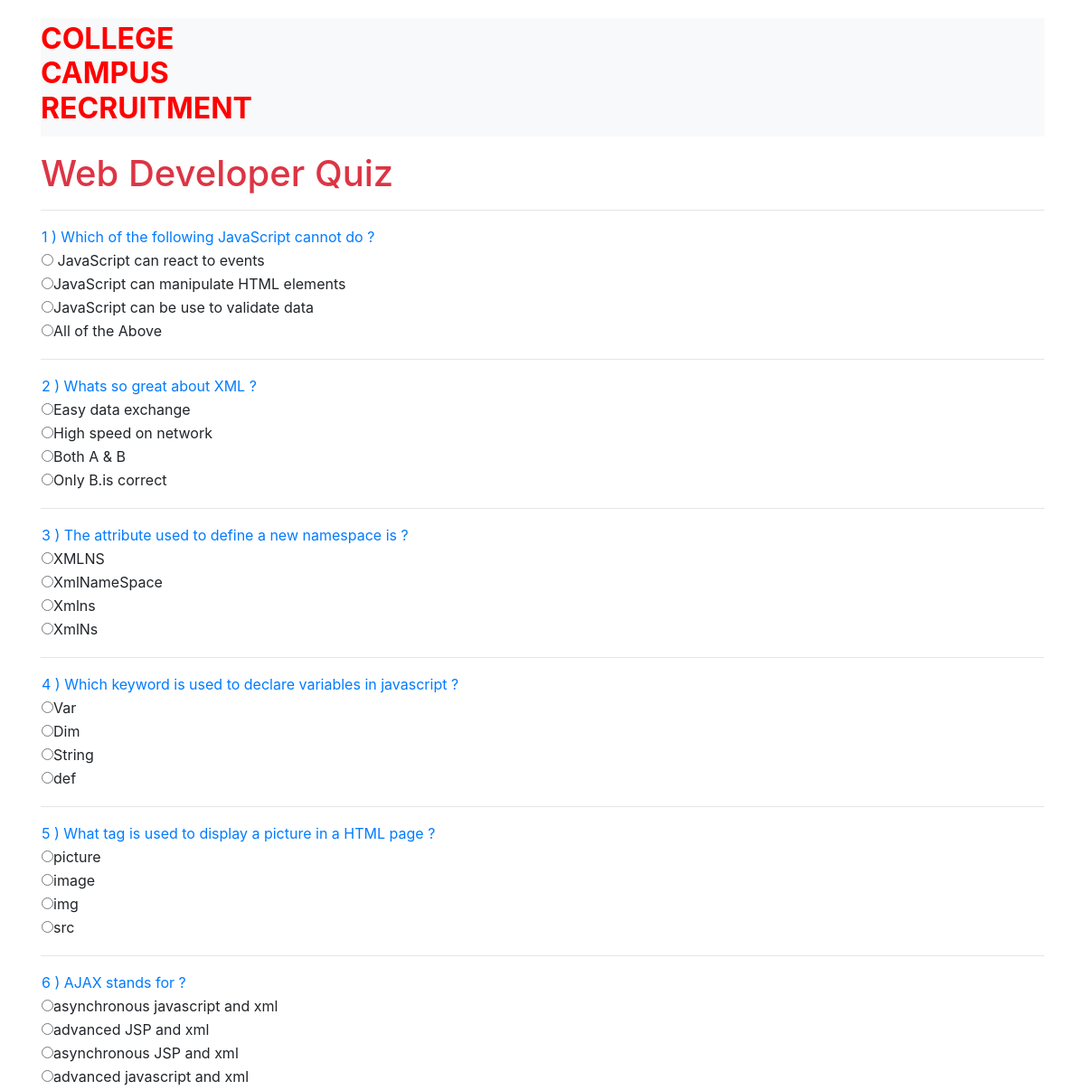
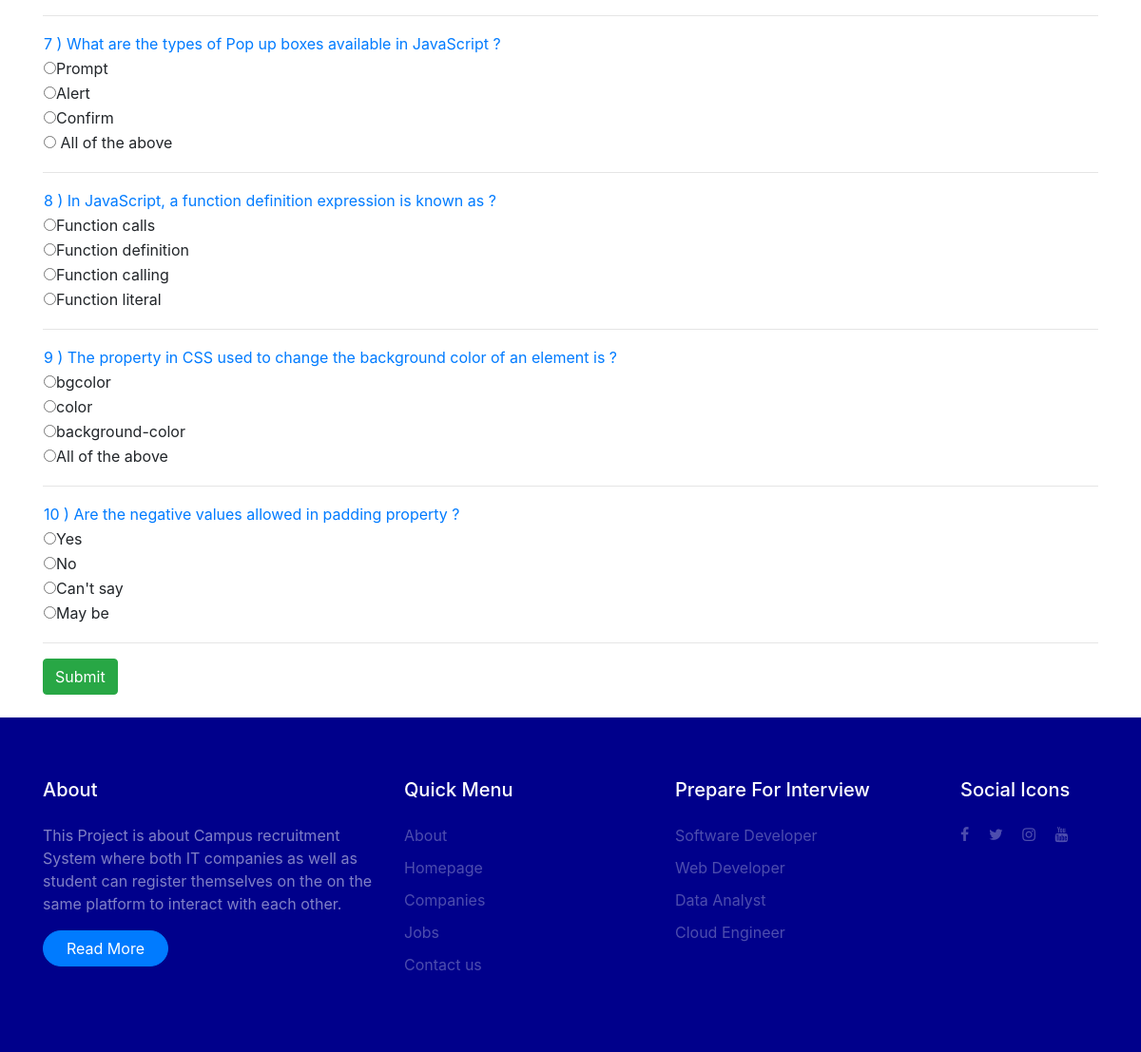
Page /quiz1/ on the committed database (2 pictures, top to bottom).
### campus/models.py (models this page shows)
class Exam_1(models.Model):
    Question1 = models.CharField(max_length=100)
    Option11 = models.CharField(max_length=100)
    Option22 = models.CharField(max_length=100)
    Option33 = models.CharField(max_length=100)
    Option44 = models.CharField(max_length=100)
    Corrans1 = models.CharField(max_length=100)

### campus/views.py (the view)
# urls.py: path('quiz1/', views.quiz_1, name='quiz_1'),
def quiz_1(request):
    exam = Exam_1.objects.all()
    return render(request, 'campus/webdevMCQ.html', {'exam': exam})

### campus/templates/campus/webdevMCQ.html (shortened to what this page needs)
<!Doctype html>
{% extends "campus/base.html" %}
{%block body_block%}
 <html>
<head>
    <link rel="stylesheet" href="https://maxcdn.bootstrapcdn.com/bootstrap/4.5.0/css/bootstrap.min.css">
</head>
<body>
<div class="container">
    <br><br><br>
    <h1 class= text-danger mt-3>Web Developer Quiz</h1>
    <hr>
    <div>
        {% for i in  exam %}
        <table>
            <tr>
                <td class="text-primary">{{i.id}} ) {{i.Question1}} ?</td>
            </tr>
            <tr>
                <td><input type = "radio" class="rb" name = {{i.id}} id="Option11" value="{{i.Option11}}">{{i.Option11}}</td>
            </tr>
            <tr>
                <td><input type = "radio" class="rb" name = {{i.id}} id="Option22" value="{{i.Option22}}">{{i.Option22}}</td>
            </tr>
            <tr>
                <td><input type = "radio" class="rb" name = {{i.id}} id="Option33" value="{{i.Option33}}">{{i.Option33}}</td>
            </tr>
            <tr>
                <td><input type = "radio" class="rb" name = {{i.id}} id="Option44" value="{{i.Option44}}">{{i.Option44}}</td>
            </tr>
            <tr>
                <td><label id="corans" class= "rb" style="display:none ; color : green"><b>{{i.Corrans1}}</b></label></td>
            </tr>
        </table>
<hr>
        {% endfor %}
        <input type="submit" class="btn btn-success" value="Submit" id="b1" onclick="getanswers()">
        <br><br>
        </div>
</div>
</body>
</html>
{% endblock %}

### campus/static/campus/css/style.css (style rules this page uses)
body { line-height: 1.7; color: rgba(0, 0, 0, 0.5); font-weight: 400; font-size: 1rem; font-family: "Roboto Mono", SFMono-Regular, Menlo, Monaco, Consolas, "Liberation Mono", "Courier New", monospace; font-family: "Work Sans", -apple-system, BlinkMacSystemFont, "Segoe UI", Roboto, "Helvetica Neue", Arial, sans-serif, "Apple Color Emoji", "Segoe UI Emoji", "Segoe UI Symbol", "Noto Color Emoji"; }
h1, h2, h3, h4, h5, .h1, .h2, .h3, .h4, .h5 { color: #000; }
.btn { position: relative; top: 0; }

### rows in the picture
Exam_1: id "1", Question1 "Which of the following JavaScript cannot do", Option11 "JavaScript can react to events", Option22 "JavaScript can manipulate HTML elements", Option33 "JavaScript can be use to validate data", Option44 "All of the Above"
Exam_1: id "2", Question1 "Whats so great about XML", Option11 "Easy data exchange", Option22 "High speed on network", Option33 "Both A & B", Option44 "Only B.is correct"
Exam_1: id "3", Question1 "The attribute used to define a new namespace is", Option11 "XMLNS", Option22 "XmlNameSpace", Option33 "Xmlns", Option44 "XmlNs"
Exam_1: id "4", Question1 "Which keyword is used to declare variables in javascript", Option11 "Var", Option22 "Dim", Option33 "String", Option44 "def"
Exam_1: id "5", Question1 "What tag is used to display a picture in a HTML page", Option11 "picture", Option22 "image", Option33 "img", Option44 "src"
Exam_1: id "6", Question1 "AJAX stands for", Option11 "asynchronous javascript and xml", Option22 "advanced JSP and xml", Option33 "asynchronous JSP and xml", Option44 "advanced javascript and xml"
Exam_1: id "7", Question1 "What are the types of Pop up boxes available in JavaScript", Option11 "Prompt", Option22 "Alert", Option33 "Confirm", Option44 "All of the above"
Exam_1: id "8", Question1 "In JavaScript, a function definition expression is known as", Option11 "Function calls", Option22 "Function definition", Option33 "Function calling", Option44 "Function literal"
Exam_1: id "9", Question1 "The property in CSS used to change the background color of an element is", Option11 "bgcolor", Option22 "color", Option33 "background-color", Option44 "All of the above"
Exam_1: id "10", Question1 "Are the negative values allowed in padding property", Option11 "Yes", Option22 "No", Option33 "Can't say", Option44 "May be"
